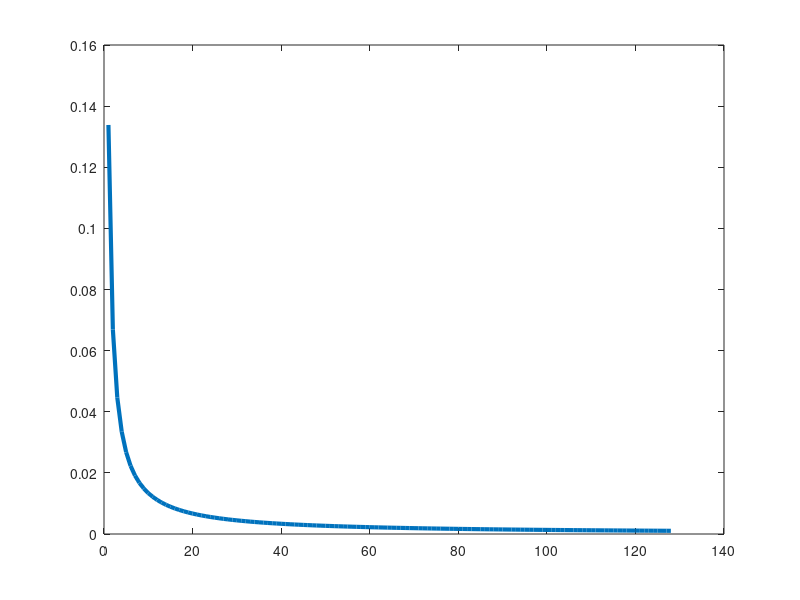

This figure's MATLAB source: (Note: this script raises an error after producing the figure.)
% =========================================================================
% STANDALONE SCRIPT: ADCS Jitter Limit vs. TDI Stages
% =========================================================================
clear;
clc;
close all;

% --- MISSION PARAMETERS ---
velocity_vleo = 7720;       % Orbital velocity (m/s)
alt_vleo = 330.5 * 1000;    % Altitude (meters)
GSD = 1;                    % Ground Sample Distance (meters)
smear_budget = 0.10;        % Allowable drift (10% of a pixel)

% --- PHYSICS CALCULATIONS ---
% Maximum physical drift allowed on the ground
driftLimit_m = GSD * smear_budget;

% Convert ground drift into angular drift from the satellite's perspective
angularDrift_rad = driftLimit_m / alt_vleo;
angularDrift_deg = rad2deg(angularDrift_rad);

% Time it takes the satellite to fly over one 1-meter pixel
timePerStage = GSD / velocity_vleo;

% Create an array of TDI stages to evaluate (1 to 128 stages)
tdiArray = 1:128;

% Calculate the maximum allowable jitter for each stage
jitterLimitArray = angularDrift_deg ./ (tdiArray .* timePerStage);

% --- PLOTTING ---
figure('Name', 'ADCS Jitter Limit vs TDI Stages', 'Color', 'w', 'Position', [200, 200, 900, 550]);
plot(tdiArray, jitterLimitArray, 'LineWidth', 3, 'Color', '#0072BD');
hold on;

% Add the baseline capability for typical commercial Star Trackers
yline(0.002, 'k--', 'LineWidth', 2, 'DisplayName', 'Typical COTS Star Tracker Limit (0.002 deg/s)');

% 1. Highlight the 4-Stage Option (Low ADCS Risk)
idx4 = find(tdiArray == 4);
plot(4, jitterLimitArray(idx4), 'o', 'MarkerSize', 8, 'MarkerFaceColor', '#D95319', 'MarkerEdgeColor', 'k');
text(6, jitterLimitArray(idx4), sprintf('4 Stages: %.4f deg/s (Low ADCS Risk)', jitterLimitArray(idx4)), 'Color', '#D95319', 'FontWeight', 'bold');

% 2. Highlight our NEW 8-Stage Baseline (The Optimal Floor)
idx8 = find(tdiArray == 8);
plot(8, jitterLimitArray(idx8), 'o', 'MarkerSize', 10, 'MarkerFaceColor', '#77AC30', 'MarkerEdgeColor', 'k');
text(10, jitterLimitArray(idx8) + 0.001, sprintf('8 Stages: %.4f deg/s (Our Baseline)', jitterLimitArray(idx8)), 'Color', '#77AC30', 'FontWeight', 'bold');

% 3. Highlight the 64-Stage Option (High ADCS Risk)
idx64 = find(tdiArray == 64);
plot(64, jitterLimitArray(idx64), 'o', 'MarkerSize', 8, 'MarkerFaceColor', '#7E2F8E', 'MarkerEdgeColor', 'k');
text(66, jitterLimitArray(idx64) + 0.001, sprintf('64 Stages: %.4f deg/s (High ADCS Risk)', jitterLimitArray(idx64)), 'Color', '#7E2F8E', 'FontWeight', 'bold');

hold off;
grid on;
title('Maximum Allowable Spacecraft Jitter vs. TDI Stages (330.5 km, 7720 m/s)', 'FontSize', 13, 'FontWeight', 'bold');
xlabel('Number of TDI Stages', 'FontSize', 11, 'FontWeight', 'bold');
ylabel('Maximum Allowable Jitter (degrees / sec)', 'FontSize', 11, 'FontWeight', 'bold');
legend('Jitter Tolerance Limit', 'COTS Hardware Capability', 'Location', 'northeast');

% Cap the axes to keep the graph readable
ylim([0, 0.04]);
xlim([0, 130]);
